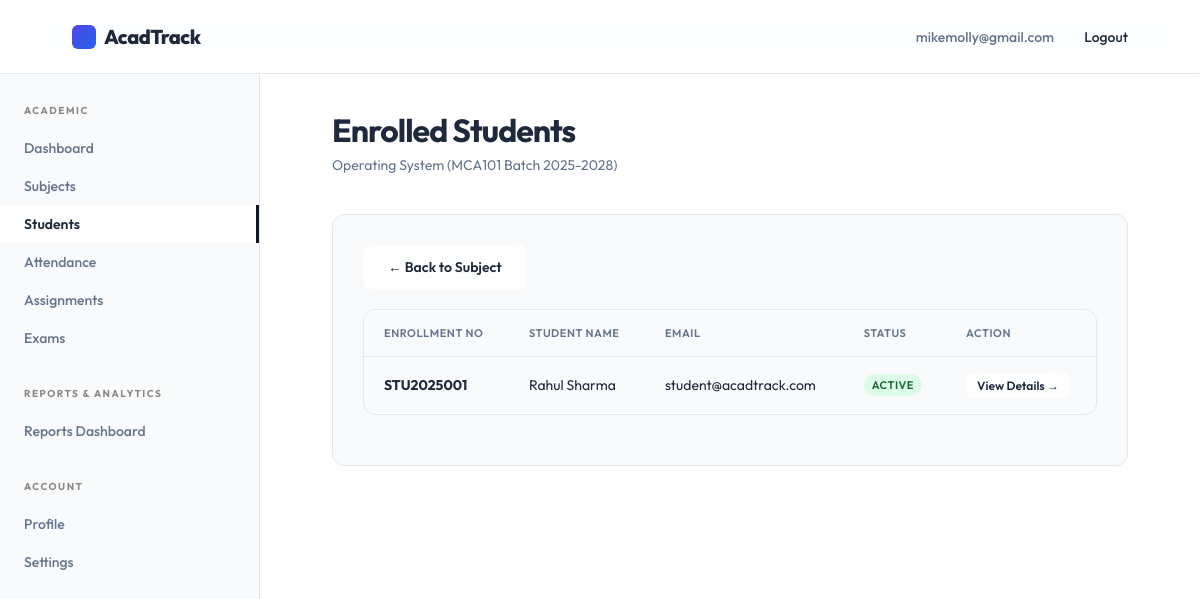
/faculty/subjects/1/students/ (signed in), run on the app's committed database.
### accounts/models.py (models this page shows, shortened)
class User(AbstractUser):
    class RoleChoices(models.TextChoices):
        STUDENT = 'student', 'Student'
        FACULTY = 'faculty', 'Faculty'
        ADMIN = 'admin', 'Admin'
    username = None
    email = models.EmailField(unique=True)
    role = models.CharField(max_length=20, choices=RoleChoices.choices, default=RoleChoices.STUDENT)
    contact_number = models.CharField(max_length=15, blank=True, null=True)
    deactivated_at = models.DateTimeField(blank=True, null=True)
    updated_at = models.DateTimeField(auto_now=True)
    USERNAME_FIELD = 'email'
    REQUIRED_FIELDS = []
    objects = CustomUserManager()

### academics/models.py (models this page shows, shortened)
class SubjectOffering(models.Model):
    class SubjectType(models.TextChoices):
        CORE = 'core', 'Core'
        ELECTIVE = 'elective', 'Elective'
        LAB = 'lab', 'Lab'
        PROJECT = 'project', 'Project'
    subject = models.ForeignKey(Subject, on_delete=models.CASCADE, related_name='offerings')
    semester = models.ForeignKey(Semester, on_delete=models.CASCADE, related_name='subject_offerings')
    faculty = models.ForeignKey('faculty.Faculty', on_delete=models.SET_NULL, null=True, blank=True, related_name='subject_offerings')
    subject_type = models.CharField(max_length=20, choices=SubjectType.choices, default=SubjectType.CORE)
    credits = models.PositiveIntegerField()
    class Meta:
        constraints = [
            models.UniqueConstraint(fields=['subject', 'semester'], name='unique_subject_offering')
        ]

class Subject(models.Model):
    name = models.CharField(max_length=150)
    code = models.CharField(max_length=20, unique=True)
    description = models.TextField(blank=True, null=True)

class Semester(models.Model):
    course_batch = models.ForeignKey(CourseBatch, on_delete=models.CASCADE, related_name='semesters')
    semester_number = models.PositiveIntegerField()
    class Meta:
        constraints = [
            models.UniqueConstraint(fields=['course_batch', 'semester_number'], name='unique_semester')
        ]

class CourseBatch(models.Model):
    course = models.ForeignKey(Course, on_delete=models.CASCADE, related_name='batches')
    academic_year = models.CharField(max_length=9, help_text="e.g. 2023-2024")
    class Meta:
        constraints = [
            models.UniqueConstraint(fields=['course', 'academic_year'], name='unique_course_batch')
        ]

class Course(models.Model):
    name = models.CharField(max_length=100)
    code = models.CharField(max_length=20, unique=True)
    department = models.ForeignKey(Department, on_delete=models.CASCADE, related_name='courses')
    duration_years = models.PositiveIntegerField()

### students/models.py (models this page shows, shortened)
class StudentSemester(models.Model):
    class StatusChoices(models.TextChoices):
        ACTIVE = 'active', 'Active'
        COMPLETED = 'completed', 'Completed'
        BACKLOG = 'backlog', 'Backlog'
    student = models.ForeignKey(Student, on_delete=models.CASCADE, related_name='semesters')
    semester = models.ForeignKey('academics.Semester', on_delete=models.CASCADE, related_name='students')
    academic_year = models.CharField(max_length=9)
    status = models.CharField(max_length=20, choices=StatusChoices.choices, default=StatusChoices.ACTIVE)
    class Meta:
        constraints = [
            models.UniqueConstraint(fields=['student', 'semester', 'academic_year'], name='unique_student_semester')
        ]

class Student(models.Model):
    user = models.OneToOneField(settings.AUTH_USER_MODEL, on_delete=models.CASCADE, related_name='student_profile')
    enrollment_no = models.CharField(max_length=50, unique=True)
    date_of_birth = models.DateField(blank=True, null=True)
    class GenderChoices(models.TextChoices):
        MALE = 'M', 'Male'
        FEMALE = 'F', 'Female'
        OTHER = 'O', 'Other'
    gender = models.CharField(max_length=1, choices=GenderChoices.choices, blank=True, null=True)
    address = models.TextField(blank=True, null=True)
    guardian_name = models.CharField(max_length=100, blank=True, null=True)
    guardian_contact = models.CharField(max_length=20, blank=True, null=True)
    emergency_contact = models.CharField(max_length=20, blank=True, null=True)
    updated_at = models.DateTimeField(auto_now=True)

### faculty/views.py (the view)
# urls.py: path('students/', views.StudentListView.as_view(), name='students'),
class StudentListView(FacultyRequiredMixin, ListView):
    template_name = 'faculty/students.html'
    context_object_name = 'students'
    def get_queryset(self):
        offering_id = self.kwargs.get('pk')
        self.offering = get_object_or_404(SubjectOffering, pk=offering_id, faculty=self.request.user.faculty_profile)
        student_semesters = StudentSemester.objects.filter(
            semester=self.offering.semester,
            status__in=[StudentSemester.StatusChoices.ACTIVE, StudentSemester.StatusChoices.BACKLOG]
        ).select_related('student__user')
        return student_semesters
    def get_context_data(self, **kwargs):
        context = super().get_context_data(**kwargs)
        context['offering'] = self.offering
        return context

### faculty/views.py (called while the page is built)
    def test_func(self):
        return self.request.user.is_authenticated and self.request.user.role == User.RoleChoices.FACULTY

### templates/faculty/students.html
{% extends 'faculty/base.html' %}
{% block page_title %}Enrolled Students{% endblock %}
{% block page_subtitle %}{{ offering.subject.name }} ({{ offering.semester.course_batch.course.code }} Batch {{ offering.semester.course_batch.academic_year }}){% endblock %}
{% block dashboard_content %}
<div class="dashboard-section">
    <div style="margin-bottom: 20px;">
        <a href="{% url 'faculty:subject_detail' pk=offering.pk %}" class="btn btn-secondary">&larr; Back to Subject</a>
    </div>
    <div class="table-responsive">
        <table class="table">
            <thead>
                <tr>
                    <th>Enrollment No</th>
                    <th>Student Name</th>
                    <th>Email</th>
                    <th>Status</th>
                    <th>Action</th>
                </tr>
            </thead>
            <tbody>
                {% for student_semester in students %}
                <tr>
                    <td><strong>{{ student_semester.student.enrollment_no }}</strong></td>
                    <td>{{ student_semester.student.user.get_full_name|default:"--" }}</td>
                    <td>{{ student_semester.student.user.email }}</td>
                    <td>
                        {% if student_semester.status == 'active' %}
                        <span class="badge badge-success">Active</span>
                        {% else %}
                        <span class="badge badge-warning">Backlog</span>
                        {% endif %}
                    </td>
                    <td>
                        <a href="{% url 'faculty:student_detail' student_semester.student.pk %}" class="btn btn-secondary" style="padding: 4px 10px; font-size: 12px;">View Details &rarr;</a>
                    </td>
                </tr>
                {% empty %}
                <tr>
                    <td colspan="4" style="text-align: center; color: var(--muted); padding: 20px;">No students are currently enrolled in this semester.</td>
                </tr>
                {% endfor %}
            </tbody>
        </table>
    </div>
</div>
{% endblock %}

### templates/components/navbar.html (shortened to what this page needs)
<header class="navbar">
    <a href="{% if request.user.is_authenticated %}{% if request.user.role == 'admin' or request.user.is_superuser %}{% url 'acadtrack_admin:dashboard' %}{% elif request.user.role == 'faculty' %}{% url 'faculty:dashboard' %}{% else %}{% url 'students:dashboard' %}{% endif %}{% else %}{% url 'landing_page' %}{% endif %}" class="brand" aria-label="AcadTrack home">
        <span class="brand-mark"></span>
        AcadTrack
    </a>
    <nav class="nav-links" aria-label="User navigation">
        {% if request.user.is_authenticated %}
            <span style="color: var(--muted);">{{ request.user.email }}</span>
            <form action="{% url 'accounts:logout' %}" method="post" style="display:inline;">
                <button type="submit" style="background:none;border:none;cursor:pointer;font-family:inherit;font-size:inherit;font-weight:inherit;color:inherit;" class="nav-links a">Logout</button>
            </form>
        {% else %}
            {% if request.resolver_match.url_name != 'login' %}
                <a href="{% url 'accounts:login' %}">Login</a>
            {% endif %}
        {% endif %}
    </nav>
</header>

### static/style.css (style rules this page uses)
:root { --bg: #f9fafb; --text: #1e293b; --muted: #64748b; --line: #e2e8f0; --soft: #ffffff; --primary: #4f46e5; --primary-hover: #4338ca; --accent: #2563eb; --black: #0f172a; --radius: 12px; --glass-bg: rgba(255, 255, 255, 0.85); --glass-border: rgba(255, 255, 255, 0.6); --glass-shadow: 0 10px 40px 0 rgba(31, 38, 135, 0.05); }
* { box-sizing: border-box; margin: 0; padding: 0; scrollbar-width: thin; scrollbar-color: rgba(0, 0, 0, 0.2) var(--bg); }
html { scroll-behavior: smooth; }
body { min-height: 100vh; background: var(--bg); color: var(--text); font-family: 'Outfit', Arial, sans-serif; -webkit-font-smoothing: antialiased; }
a { color: inherit; text-decoration: none; }
.navbar { height: 74px; width: 100%; display: flex; align-items: center; justify-content: space-between; padding: 0 6vw; background: rgba(255, 255, 255, 0.85); backdrop-filter: blur(16px); -webkit-backdrop-filter: blur(16px); border-bottom: 1px solid var(--line); position: sticky; top: 0; z-index: 100; }
.brand { font-size: 20px; font-weight: 800; letter-spacing: -0.5px; display: flex; align-items: center; gap: 8px; }
.brand-mark { width: 24px; height: 24px; background: linear-gradient(135deg, var(--primary), var(--accent)); border-radius: 6px; display: inline-block; }
.nav-links { display: flex; gap: 30px; font-size: 14px; font-weight: 500; }
.btn { display: inline-flex; align-items: center; justify-content: center; padding: 12px 24px; border-radius: 8px; font-size: 14px; font-weight: 600; transition: all 0.3s cubic-bezier(0.16, 1, 0.3, 1); cursor: pointer; border: none; }
.btn-secondary { background: var(--glass-bg); border: 1px solid var(--glass-border); color: var(--text); backdrop-filter: blur(12px); }

### static/dashboard.css (style rules this page uses)
.dashboard-section { background: var(--bg); border: 1px solid var(--line); border-radius: var(--radius); padding: 30px; margin-bottom: 30px; }
.badge { display: inline-flex; align-items: center; padding: 4px 8px; border-radius: var(--radius); font-size: 11px; font-weight: 600; letter-spacing: .05em; text-transform: uppercase; }
.badge-success { background: #dcfce7; color: #166534; }
.table-responsive { width: 100%; overflow-x: auto; margin-bottom: 20px; border-radius: var(--radius); border: 1px solid var(--line); background: var(--bg); }
.table { width: 100%; border-collapse: collapse; font-size: 14px; text-align: left; }
.table th { background: #f8fafc; color: var(--muted); font-weight: 600; text-transform: uppercase; font-size: 11px; letter-spacing: .05em; padding: 16px 20px; border-bottom: 1px solid var(--line); }
.table td { padding: 16px 20px; border-bottom: 1px solid var(--line); color: var(--text); vertical-align: middle; }
.table tbody tr:last-child td { border-bottom: none; }
.table tbody tr { transition: background-color 0.2s ease; }
.table .btn, .data-table .btn { padding: 6px 12px; font-size: 12px; border-radius: 6px; }

### data on the page
User: user.email "mikemolly@gmail.com"
SubjectOffering: subject.name "Operating System", semester.course_batch.course.code "MCA101", semester.course_batch.academic_year "2025-2028"
StudentSemester: student.enrollment_no "STU2025001", student.user.get_full_name "Rahul Sharma", student.user.email "student@acadtrack.com", status "ACTIVE"
